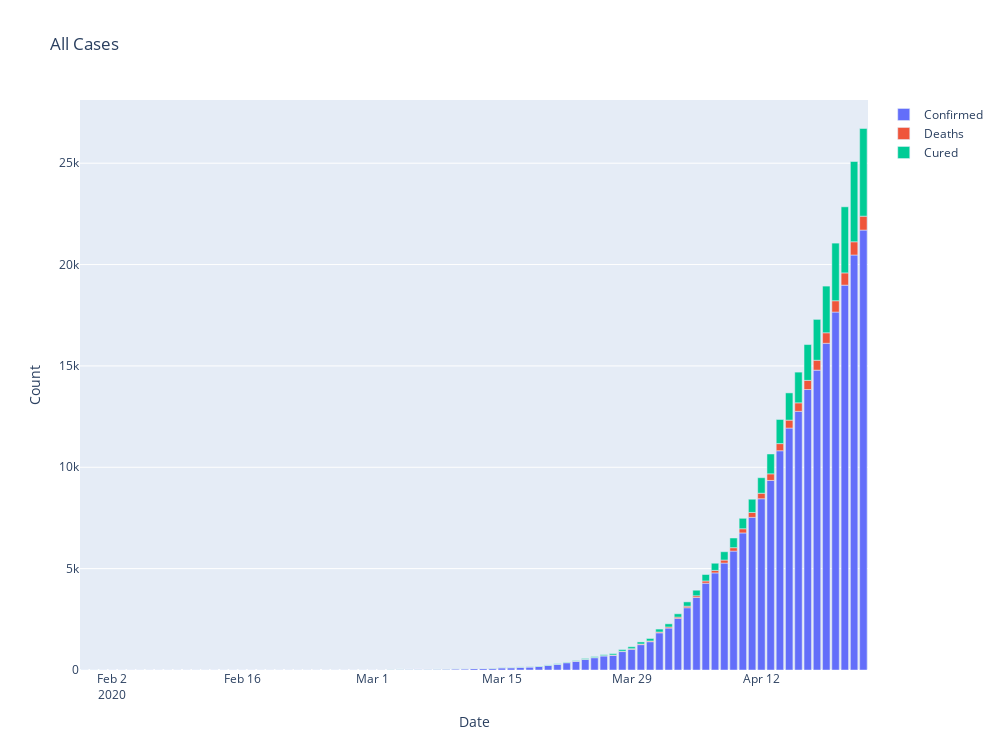

Notebook cell for this chart:
### Code cell
fig = go.Figure(data=[
    go.Bar(name='Confirmed', x=date_group.Date, y=date_group.Confirmed),
    go.Bar(name='Deaths', x=date_group.Date, y=date_group.Deaths),
    go.Bar(name='Cured', x=date_group.Date, y=date_group.Cured)
])
# Change the bar mode
fig.update_layout(autosize=False,
    width=1000,
    height=750,
    title="All Cases",
    xaxis_title="Date",
    yaxis_title="Count",
    barmode='relative')
fig.show()
